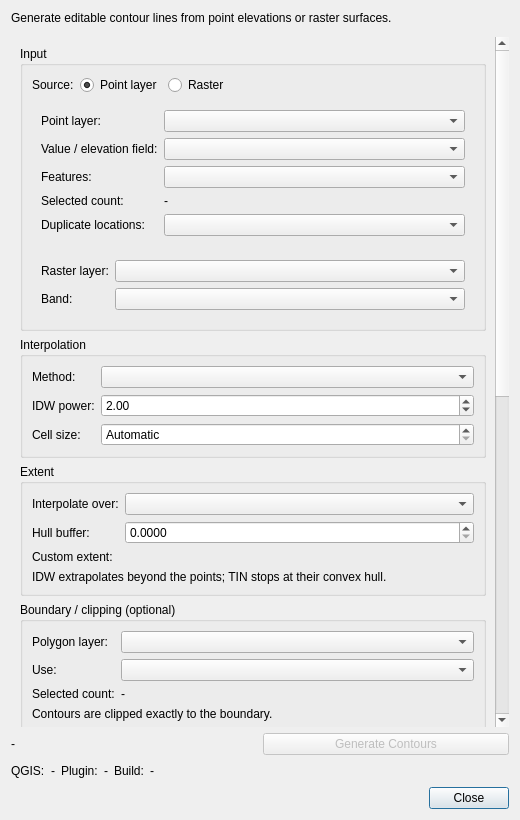
<?xml version="1.0" encoding="UTF-8"?>
<!--
  Contour Flow main dialog layout (Qt Designer file).
  Layout only. All behaviour (filters, visibility, validation, running) lives in contour_dialog.py.
  Loaded at runtime with qgis.PyQt.uic.loadUiType; no generated Python file is committed.
  QGIS widgets are declared as custom widgets with header "qgis.gui".
  Widget objectNames are used from Python: keep them in sync when editing in Qt Designer.
-->
<ui version="4.0">
 <class>ContourDialogBase</class>
 <widget class="QDialog" name="ContourDialogBase">
  <property name="geometry">
   <rect>
    <x>0</x>
    <y>0</y>
    <width>520</width>
    <height>820</height>
   </rect>
  </property>
  <property name="windowTitle">
   <string>Contour Flow</string>
  </property>
  <layout class="QVBoxLayout" name="main_layout">
   <item>
    <widget class="QLabel" name="intro_label">
     <property name="text">
      <string>Generate editable contour lines from point elevations or raster surfaces.</string>
     </property>
     <property name="wordWrap">
      <bool>true</bool>
     </property>
    </widget>
   </item>
   <item>
    <widget class="QgsMessageBar" name="message_bar"/>
   </item>
   <item>
    <widget class="QScrollArea" name="scroll_area">
     <property name="widgetResizable">
      <bool>true</bool>
     </property>
     <property name="frameShape">
      <enum>QFrame::NoFrame</enum>
     </property>
     <widget class="QWidget" name="scroll_contents">
      <layout class="QVBoxLayout" name="scroll_layout">
       <item>
        <widget class="QGroupBox" name="input_group">
         <property name="title">
          <string>Input</string>
         </property>
         <layout class="QVBoxLayout" name="input_layout">
          <item>
           <layout class="QFormLayout" name="source_form">
            <item row="0" column="0">
             <widget class="QLabel" name="source_caption">
              <property name="text">
               <string>Source:</string>
              </property>
             </widget>
            </item>
            <item row="0" column="1">
             <widget class="QWidget" name="source_widget">
              <layout class="QHBoxLayout" name="source_layout">
               <property name="leftMargin">
                <number>0</number>
               </property>
               <property name="topMargin">
                <number>0</number>
               </property>
               <property name="rightMargin">
                <number>0</number>
               </property>
               <property name="bottomMargin">
                <number>0</number>
               </property>
               <item>
                <widget class="QRadioButton" name="point_mode_radio">
                 <property name="text">
                  <string>Point layer</string>
                 </property>
                 <property name="checked">
                  <bool>true</bool>
                 </property>
                </widget>
               </item>
               <item>
                <widget class="QRadioButton" name="raster_mode_radio">
                 <property name="text">
                  <string>Raster</string>
                 </property>
                </widget>
               </item>
               <item>
                <spacer name="source_spacer">
                 <property name="orientation">
                  <enum>Qt::Horizontal</enum>
                 </property>
                 <property name="sizeHint" stdset="0">
                  <size>
                   <width>40</width>
                   <height>20</height>
                  </size>
                 </property>
                </spacer>
               </item>
              </layout>
             </widget>
            </item>
           </layout>
          </item>
          <item>
           <widget class="QWidget" name="point_input_widget">
            <layout class="QFormLayout" name="point_input_layout">
             <item row="0" column="0">
              <widget class="QLabel" name="point_layer_caption">
               <property name="text">
                <string>Point layer:</string>
               </property>
              </widget>
             </item>
             <item row="0" column="1">
              <widget class="QgsMapLayerComboBox" name="point_layer_combo"/>
             </item>
             <item row="1" column="0">
              <widget class="QLabel" name="value_field_caption">
               <property name="text">
                <string>Value / elevation field:</string>
               </property>
              </widget>
             </item>
             <item row="1" column="1">
              <widget class="QgsFieldComboBox" name="value_field_combo"/>
             </item>
             <item row="2" column="0">
              <widget class="QLabel" name="feature_mode_caption">
               <property name="text">
                <string>Features:</string>
               </property>
              </widget>
             </item>
             <item row="2" column="1">
              <widget class="QComboBox" name="feature_mode_combo"/>
             </item>
             <item row="3" column="0">
              <widget class="QLabel" name="selection_count_caption">
               <property name="text">
                <string>Selected count:</string>
               </property>
              </widget>
             </item>
             <item row="3" column="1">
              <widget class="QLabel" name="selection_count_label">
               <property name="text">
                <string notr="true">-</string>
               </property>
              </widget>
             </item>
             <item row="4" column="0">
              <widget class="QLabel" name="duplicate_mode_caption">
               <property name="text">
                <string>Duplicate locations:</string>
               </property>
              </widget>
             </item>
             <item row="4" column="1">
              <widget class="QComboBox" name="duplicate_mode_combo">
               <property name="toolTip">
                <string>Points at exactly the same location. Different values there may be different wells, screens or intervals.</string>
               </property>
              </widget>
             </item>
            </layout>
           </widget>
          </item>
          <item>
           <widget class="QWidget" name="raster_input_widget">
            <layout class="QFormLayout" name="raster_input_layout">
             <item row="0" column="0">
              <widget class="QLabel" name="raster_layer_caption">
               <property name="text">
                <string>Raster layer:</string>
               </property>
              </widget>
             </item>
             <item row="0" column="1">
              <widget class="QgsMapLayerComboBox" name="raster_layer_combo"/>
             </item>
             <item row="1" column="0">
              <widget class="QLabel" name="raster_band_caption">
               <property name="text">
                <string>Band:</string>
               </property>
              </widget>
             </item>
             <item row="1" column="1">
              <widget class="QgsRasterBandComboBox" name="raster_band_combo"/>
             </item>
            </layout>
           </widget>
          </item>
         </layout>
        </widget>
       </item>
       <item>
        <widget class="QGroupBox" name="interpolation_group">
         <property name="title">
          <string>Interpolation</string>
         </property>
         <layout class="QFormLayout" name="interpolation_layout">
          <item row="0" column="0">
           <widget class="QLabel" name="method_caption">
            <property name="text">
             <string>Method:</string>
            </property>
           </widget>
          </item>
          <item row="0" column="1">
           <widget class="QComboBox" name="method_combo"/>
          </item>
          <item row="1" column="0">
           <widget class="QLabel" name="idw_power_caption">
            <property name="text">
             <string>IDW power:</string>
            </property>
           </widget>
          </item>
          <item row="1" column="1">
           <widget class="QDoubleSpinBox" name="idw_power_spin">
            <property name="decimals">
             <number>2</number>
            </property>
            <property name="minimum">
             <double>0.1</double>
            </property>
            <property name="maximum">
             <double>99.99</double>
            </property>
            <property name="value">
             <double>2.0</double>
            </property>
            <property name="toolTip">
             <string>Distance coefficient P. Higher values give nearby points more weight (2 is the usual default).</string>
            </property>
           </widget>
          </item>
          <item row="2" column="0">
           <widget class="QLabel" name="cell_size_caption">
            <property name="text">
             <string>Cell size:</string>
            </property>
           </widget>
          </item>
          <item row="2" column="1">
           <widget class="QDoubleSpinBox" name="cell_size_spin">
            <property name="decimals">
             <number>6</number>
            </property>
            <property name="minimum">
             <double>0.0</double>
            </property>
            <property name="maximum">
             <double>1000000000.0</double>
            </property>
            <property name="value">
             <double>0.0</double>
            </property>
            <property name="toolTip">
             <string>Surface cell size in the point layer's units. Automatic: about 500 cells along the longer side of the extent.</string>
            </property>
            <property name="specialValueText">
             <string>Automatic</string>
            </property>
           </widget>
          </item>
         </layout>
        </widget>
       </item>
       <item>
        <widget class="QGroupBox" name="extent_group">
         <property name="title">
          <string>Extent</string>
         </property>
         <layout class="QFormLayout" name="extent_layout">
          <item row="0" column="0">
           <widget class="QLabel" name="extent_mode_caption">
            <property name="text">
             <string>Interpolate over:</string>
            </property>
           </widget>
          </item>
          <item row="0" column="1">
           <widget class="QComboBox" name="extent_mode_combo"/>
          </item>
          <item row="1" column="0">
           <widget class="QLabel" name="buffer_caption">
            <property name="text">
             <string>Hull buffer:</string>
            </property>
           </widget>
          </item>
          <item row="1" column="1">
           <widget class="QDoubleSpinBox" name="buffer_spin">
            <property name="decimals">
             <number>4</number>
            </property>
            <property name="minimum">
             <double>0.0</double>
            </property>
            <property name="maximum">
             <double>1000000000.0</double>
            </property>
            <property name="value">
             <double>0.0</double>
            </property>
            <property name="toolTip">
             <string>Buffer distance around the convex hull, in the point layer's CRS units.</string>
            </property>
           </widget>
          </item>
          <item row="2" column="0">
           <widget class="QLabel" name="custom_extent_caption">
            <property name="text">
             <string>Custom extent:</string>
            </property>
           </widget>
          </item>
          <item row="2" column="1">
           <widget class="QgsExtentWidget" name="custom_extent_widget"/>
          </item>
          <item row="3" column="0" colspan="2">
           <widget class="QLabel" name="extent_note_label">
            <property name="text">
             <string>IDW extrapolates beyond the points; TIN stops at their convex hull.</string>
            </property>
            <property name="wordWrap">
             <bool>true</bool>
            </property>
           </widget>
          </item>
         </layout>
        </widget>
       </item>
       <item>
        <widget class="QGroupBox" name="boundary_group">
         <property name="title">
          <string>Boundary / clipping (optional)</string>
         </property>
         <layout class="QFormLayout" name="boundary_layout">
          <item row="0" column="0">
           <widget class="QLabel" name="boundary_layer_caption">
            <property name="text">
             <string>Polygon layer:</string>
            </property>
           </widget>
          </item>
          <item row="0" column="1">
           <widget class="QgsMapLayerComboBox" name="boundary_layer_combo"/>
          </item>
          <item row="1" column="0">
           <widget class="QLabel" name="boundary_mode_caption">
            <property name="text">
             <string>Use:</string>
            </property>
           </widget>
          </item>
          <item row="1" column="1">
           <widget class="QComboBox" name="boundary_mode_combo"/>
          </item>
          <item row="2" column="0">
           <widget class="QLabel" name="boundary_count_caption">
            <property name="text">
             <string>Selected count:</string>
            </property>
           </widget>
          </item>
          <item row="2" column="1">
           <widget class="QLabel" name="boundary_count_label">
            <property name="text">
             <string notr="true">-</string>
            </property>
           </widget>
          </item>
          <item row="3" column="0" colspan="2">
           <widget class="QLabel" name="boundary_note_label">
            <property name="text">
             <string>Contours are clipped exactly to the boundary.</string>
            </property>
            <property name="wordWrap">
             <bool>true</bool>
            </property>
           </widget>
          </item>
         </layout>
        </widget>
       </item>
       <item>
        <widget class="QGroupBox" name="contour_group">
         <property name="title">
          <string>Contours</string>
         </property>
         <layout class="QFormLayout" name="contour_layout">
          <item row="0" column="0">
           <widget class="QLabel" name="interval_mode_caption">
            <property name="text">
             <string>Interval:</string>
            </property>
           </widget>
          </item>
          <item row="0" column="1">
           <widget class="QComboBox" name="interval_mode_combo"/>
          </item>
          <item row="1" column="0">
           <widget class="QLabel" name="target_count_caption">
            <property name="text">
             <string>Approximate count:</string>
            </property>
           </widget>
          </item>
          <item row="1" column="1">
           <widget class="QSpinBox" name="target_count_spin">
            <property name="minimum">
             <number>2</number>
            </property>
            <property name="maximum">
             <number>200</number>
            </property>
            <property name="value">
             <number>10</number>
            </property>
            <property name="toolTip">
             <string>The interval is chosen from 1, 2, 2.5 or 5 x 10^n to give about this many contour levels.</string>
            </property>
           </widget>
          </item>
          <item row="2" column="0">
           <widget class="QLabel" name="fixed_interval_caption">
            <property name="text">
             <string>Fixed interval:</string>
            </property>
           </widget>
          </item>
          <item row="2" column="1">
           <widget class="QDoubleSpinBox" name="fixed_interval_spin">
            <property name="decimals">
             <number>4</number>
            </property>
            <property name="minimum">
             <double>0.0001</double>
            </property>
            <property name="maximum">
             <double>1000000000.0</double>
            </property>
            <property name="value">
             <double>1.0</double>
            </property>
            <property name="toolTip">
             <string>Contours are drawn at multiples of this value, in the units of the value field or raster.</string>
            </property>
           </widget>
          </item>
          <item row="3" column="0">
           <widget class="QLabel" name="major_every_caption">
            <property name="text">
             <string>Major contour every:</string>
            </property>
           </widget>
          </item>
          <item row="3" column="1">
           <widget class="QSpinBox" name="major_every_spin">
            <property name="minimum">
             <number>1</number>
            </property>
            <property name="maximum">
             <number>1000</number>
            </property>
            <property name="value">
             <number>5</number>
            </property>
            <property name="toolTip">
             <string>Every Nth contour level is classified as major (is_major = 1).</string>
            </property>
            <property name="suffix">
             <string> intervals</string>
            </property>
           </widget>
          </item>
          <item row="4" column="0">
           <widget class="QLabel" name="smoothing_caption">
            <property name="text">
             <string>Smoothing:</string>
            </property>
           </widget>
          </item>
          <item row="4" column="1">
           <widget class="QComboBox" name="smoothing_combo"/>
          </item>
          <item row="5" column="0">
           <widget class="QLabel" name="smooth_iterations_caption">
            <property name="text">
             <string>Iterations:</string>
            </property>
           </widget>
          </item>
          <item row="5" column="1">
           <widget class="QSpinBox" name="smooth_iterations_spin">
            <property name="minimum">
             <number>1</number>
            </property>
            <property name="maximum">
             <number>5</number>
            </property>
            <property name="value">
             <number>1</number>
            </property>
           </widget>
          </item>
          <item row="6" column="0">
           <widget class="QLabel" name="smooth_offset_caption">
            <property name="text">
             <string>Offset:</string>
            </property>
           </widget>
          </item>
          <item row="6" column="1">
           <widget class="QDoubleSpinBox" name="smooth_offset_spin">
            <property name="decimals">
             <number>2</number>
            </property>
            <property name="minimum">
             <double>0.05</double>
            </property>
            <property name="maximum">
             <double>0.5</double>
            </property>
            <property name="value">
             <double>0.25</double>
            </property>
            <property name="toolTip">
             <string>Chaikin offset (0.05-0.5). Larger values round corners more.</string>
            </property>
           </widget>
          </item>
          <item row="7" column="0" colspan="2">
           <widget class="QCheckBox" name="keep_unsmoothed_check">
            <property name="text">
             <string>Also keep an unsmoothed copy</string>
            </property>
           </widget>
          </item>
          <item row="8" column="0">
           <widget class="QLabel" name="label_mode_caption">
            <property name="text">
             <string>Labels:</string>
            </property>
           </widget>
          </item>
          <item row="8" column="1">
           <widget class="QComboBox" name="label_mode_combo"/>
          </item>
          <item row="9" column="0">
           <widget class="QLabel" name="label_decimals_caption">
            <property name="text">
             <string>Label decimals:</string>
            </property>
           </widget>
          </item>
          <item row="9" column="1">
           <widget class="QSpinBox" name="label_decimals_spin">
            <property name="minimum">
             <number>0</number>
            </property>
            <property name="maximum">
             <number>6</number>
            </property>
            <property name="value">
             <number>2</number>
            </property>
           </widget>
          </item>
          <item row="10" column="0">
           <widget class="QLabel" name="style_caption">
            <property name="text">
             <string>Style preset:</string>
            </property>
           </widget>
          </item>
          <item row="10" column="1">
           <widget class="QComboBox" name="style_combo"/>
          </item>
         </layout>
        </widget>
       </item>
       <item>
        <widget class="QGroupBox" name="output_group">
         <property name="title">
          <string>Output</string>
         </property>
         <layout class="QFormLayout" name="output_layout">
          <item row="0" column="0">
           <widget class="QLabel" name="output_mode_caption">
            <property name="text">
             <string>Contours:</string>
            </property>
           </widget>
          </item>
          <item row="0" column="1">
           <widget class="QComboBox" name="output_mode_combo"/>
          </item>
          <item row="1" column="0">
           <widget class="QLabel" name="geopackage_caption">
            <property name="text">
             <string>GeoPackage:</string>
            </property>
           </widget>
          </item>
          <item row="1" column="1">
           <widget class="QgsFileWidget" name="geopackage_file_widget"/>
          </item>
          <item row="2" column="0">
           <widget class="QLabel" name="output_name_caption">
            <property name="text">
             <string>Layer name:</string>
            </property>
           </widget>
          </item>
          <item row="2" column="1">
           <widget class="QLineEdit" name="output_name_edit">
            <property name="placeholderText">
             <string>Automatic</string>
            </property>
           </widget>
          </item>
          <item row="3" column="0">
           <widget class="QLabel" name="surface_mode_caption">
            <property name="text">
             <string>Interpolated surface:</string>
            </property>
           </widget>
          </item>
          <item row="3" column="1">
           <widget class="QComboBox" name="surface_mode_combo"/>
          </item>
          <item row="4" column="0">
           <widget class="QLabel" name="surface_file_caption">
            <property name="text">
             <string>GeoTIFF:</string>
            </property>
           </widget>
          </item>
          <item row="4" column="1">
           <widget class="QgsFileWidget" name="surface_file_widget"/>
          </item>
         </layout>
        </widget>
       </item>
       <item>
        <widget class="QGroupBox" name="summary_group">
         <property name="title">
          <string>Summary</string>
         </property>
         <layout class="QVBoxLayout" name="summary_layout">
          <item>
           <widget class="QLabel" name="summary_label">
            <property name="text">
             <string notr="true">-</string>
            </property>
            <property name="wordWrap">
             <bool>true</bool>
            </property>
            <property name="textFormat">
             <enum>Qt::RichText</enum>
            </property>
            <property name="textInteractionFlags">
             <set>Qt::TextSelectableByMouse</set>
            </property>
           </widget>
          </item>
          <item>
           <layout class="QHBoxLayout" name="summary_button_layout">
            <item>
             <spacer name="summary_spacer">
              <property name="orientation">
               <enum>Qt::Horizontal</enum>
              </property>
              <property name="sizeHint" stdset="0">
               <size>
                <width>40</width>
                <height>20</height>
               </size>
              </property>
             </spacer>
            </item>
            <item>
             <widget class="QPushButton" name="refresh_summary_button">
              <property name="text">
               <string>Refresh summary</string>
              </property>
              <property name="autoDefault">
               <bool>false</bool>
              </property>
             </widget>
            </item>
           </layout>
          </item>
         </layout>
        </widget>
       </item>
       <item>
        <spacer name="scroll_spacer">
         <property name="orientation">
          <enum>Qt::Vertical</enum>
         </property>
         <property name="sizeHint" stdset="0">
          <size>
           <width>20</width>
           <height>10</height>
          </size>
         </property>
        </spacer>
       </item>
      </layout>
     </widget>
    </widget>
   </item>
   <item>
    <layout class="QHBoxLayout" name="generate_layout">
     <item>
      <widget class="QLabel" name="validation_label">
       <property name="text">
        <string notr="true">-</string>
       </property>
       <property name="wordWrap">
        <bool>true</bool>
       </property>
      </widget>
     </item>
     <item>
      <widget class="QPushButton" name="generate_button">
       <property name="enabled">
        <bool>false</bool>
       </property>
       <property name="text">
        <string>Generate Contours</string>
       </property>
       <property name="autoDefault">
        <bool>false</bool>
       </property>
      </widget>
     </item>
    </layout>
   </item>
   <item>
    <layout class="QHBoxLayout" name="diagnostics_layout">
     <item>
      <widget class="QLabel" name="qgis_version_caption">
       <property name="text">
        <string>QGIS:</string>
       </property>
      </widget>
     </item>
     <item>
      <widget class="QLabel" name="qgis_version_value">
       <property name="text">
        <string notr="true">-</string>
       </property>
      </widget>
     </item>
     <item>
      <widget class="QLabel" name="plugin_version_caption">
       <property name="text">
        <string>Plugin:</string>
       </property>
      </widget>
     </item>
     <item>
      <widget class="QLabel" name="plugin_version_value">
       <property name="text">
        <string notr="true">-</string>
       </property>
      </widget>
     </item>
     <item>
      <widget class="QLabel" name="status_caption">
       <property name="text">
        <string>Build:</string>
       </property>
      </widget>
     </item>
     <item>
      <widget class="QLabel" name="status_value">
       <property name="text">
        <string notr="true">-</string>
       </property>
      </widget>
     </item>
     <item>
      <spacer name="diagnostics_spacer">
       <property name="orientation">
        <enum>Qt::Horizontal</enum>
       </property>
       <property name="sizeHint" stdset="0">
        <size>
         <width>40</width>
         <height>20</height>
        </size>
       </property>
      </spacer>
     </item>
    </layout>
   </item>
   <item>
    <widget class="QDialogButtonBox" name="button_box">
     <property name="standardButtons">
      <set>QDialogButtonBox::Close</set>
     </property>
    </widget>
   </item>
  </layout>
 </widget>
 <customwidgets>
  <customwidget>
   <class>QgsMapLayerComboBox</class>
   <extends>QComboBox</extends>
   <header>qgis.gui</header>
  </customwidget>
  <customwidget>
   <class>QgsFieldComboBox</class>
   <extends>QComboBox</extends>
   <header>qgis.gui</header>
  </customwidget>
  <customwidget>
   <class>QgsRasterBandComboBox</class>
   <extends>QComboBox</extends>
   <header>qgis.gui</header>
  </customwidget>
  <customwidget>
   <class>QgsExtentWidget</class>
   <extends>QWidget</extends>
   <header>qgis.gui</header>
  </customwidget>
  <customwidget>
   <class>QgsFileWidget</class>
   <extends>QWidget</extends>
   <header>qgis.gui</header>
  </customwidget>
  <customwidget>
   <class>QgsMessageBar</class>
   <extends>QFrame</extends>
   <header>qgis.gui</header>
  </customwidget>
 </customwidgets>
 <resources/>
 <connections/>
</ui>
